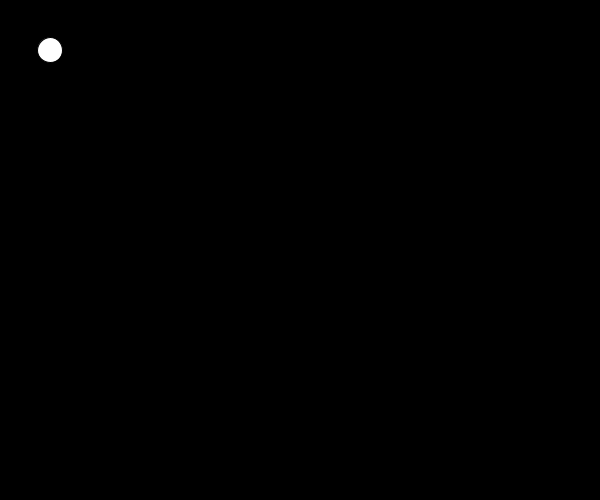
Frame 1 (no input)
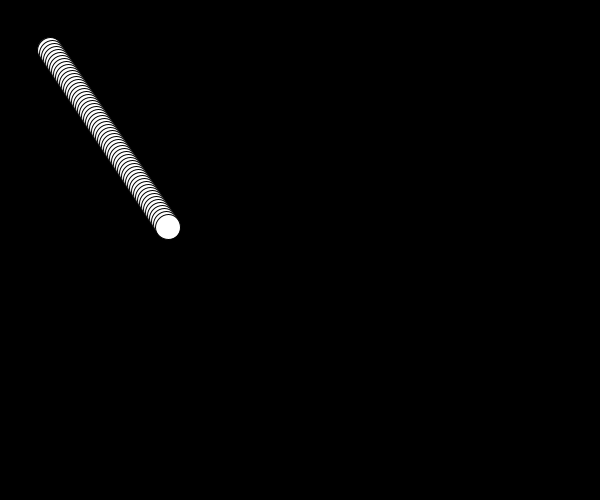
Frame 60 (the mouse pressed at the canvas centre just before this capture)
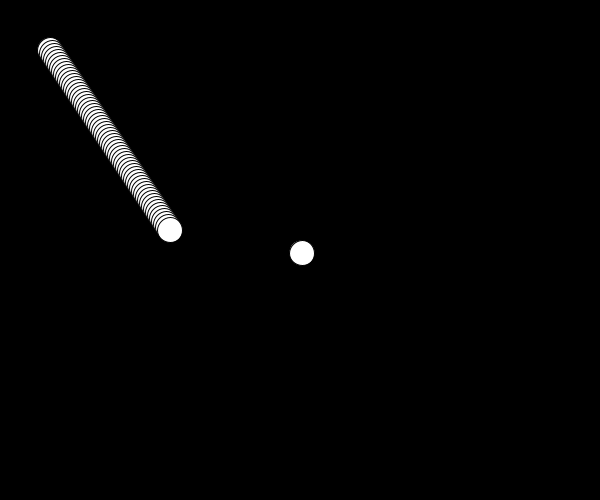
Frame 120 (the mouse held since frame 60 and released just before this capture)

The Processing sketch that drew these frames (run headless with seeded random() and noise(); from frame 60 on, the mouse is pressed at the canvas centre):

// Processing sketch: processing_105759
// ── processing_105759.pde

void setup(){
  size(600,500);  //size of the canvas  
  background(0);  //color of the background
  frameRate(60);  //how fast screen loops
}
 
int dx = 2;  //variable that helps determine speed
int dy = 3;  //variable that helps determine speed
 
int x = 50;  //starting position on x axis
int y = 50;  //starting position on y axis
 
void draw(){
    fill(255);  //makes the object white
    ellipse(x,y,25,25);  //the demensions of the circle
    
    if (mousePressed) {
     x = mouseX;
     y = mouseY;
    } 
 
    x = x + dx;  //speed the ball will move at on x axis
    y = y + dy;  //speed the ball will move at on y axis
 
    if ( x< 0 || x > 475){  //condition for the ball giving barriers on the x axis
       dx = -1 * dx;  //flips the ball's motion when the statement above is false
    }
 
    if ( y < 0 || y > 475){  //condition for the ball giving barriers on the y axis
       dy = -1 * dy; //flips the ball's motion when the statement above is false 
    }
 
}
